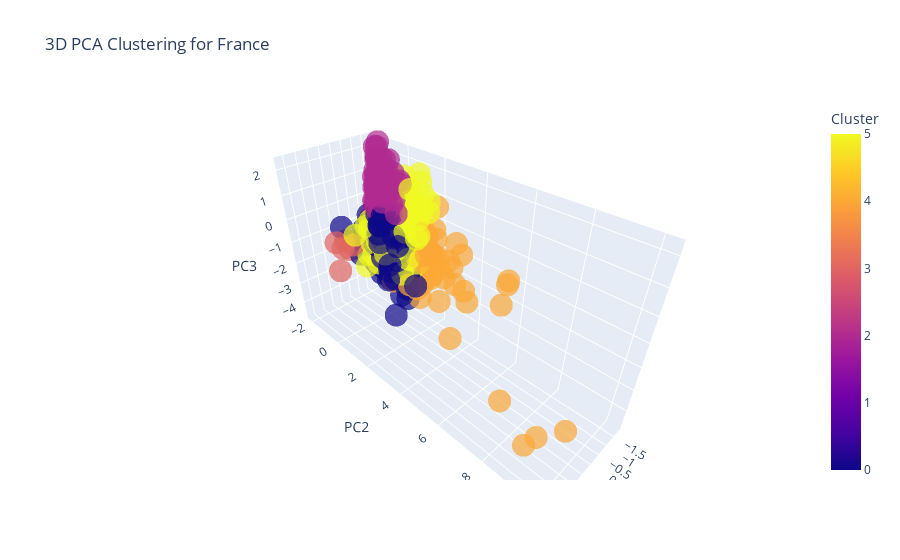
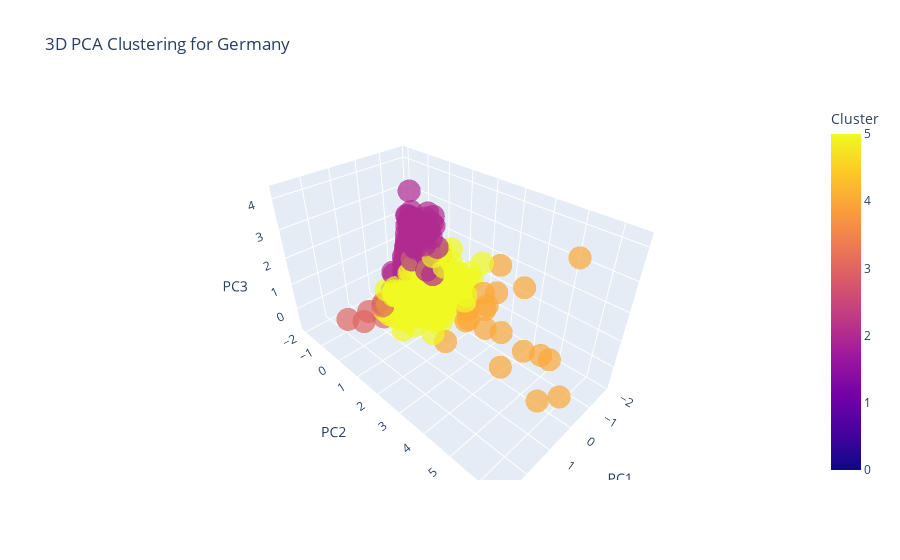
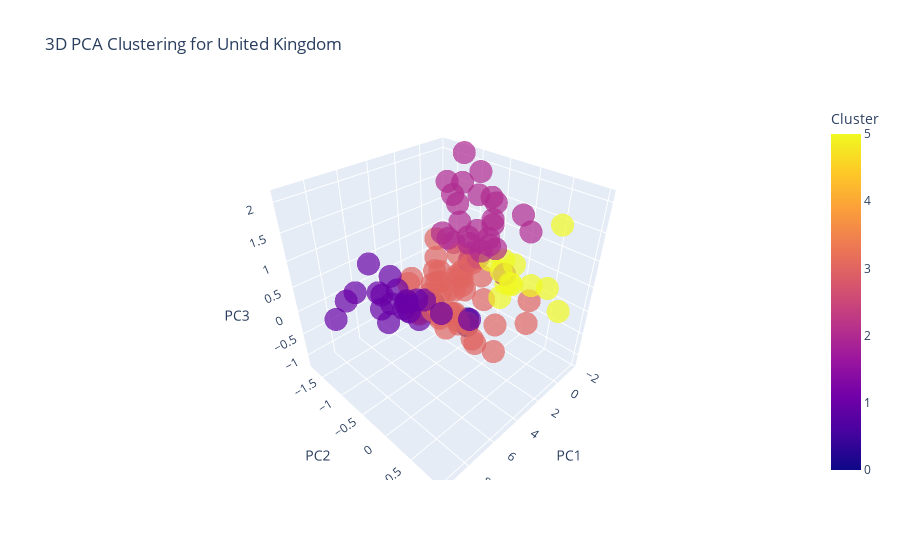
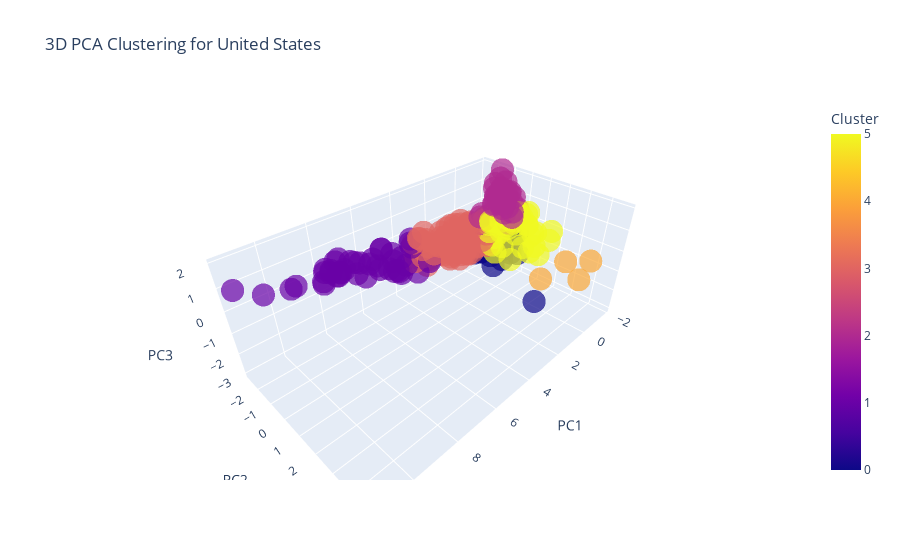

Notebook source saved alongside these figures, in order:
### Code cell
countries = pca_df_with_country['Country'].unique()

for country in countries:
    country_df = pca_df_with_country[pca_df_with_country['Country'] == country]
    fig = px.scatter_3d(
        country_df,
        x='PC1', y='PC2', z='PC3',
        color='Cluster',
        title=f"3D PCA Clustering for {country}",
        opacity=0.7
    )
    fig.show()

### Figure 1 — Plotly figure (JSON) as saved in the notebook; plotly's stock layout.template omitted (floating-point values rounded to 4 significant figures; data arrays with more than 128 entries replaced by an {"elided": "..."} marker saying what was removed)
{"data": [{"hovertemplate": "PC1=%{x}<br>PC2=%{y}<br>PC3=%{z}<br>Cluster=%{marker.color}<extra></extra>", "legendgroup": "", "marker": {"color": {"elided": "720 int values"}, "coloraxis": "coloraxis", "opacity": 0.7, "symbol": "circle"}, "mode": "markers", "name": "", "scene": "scene", "showlegend": false, "type": "scatter3d", "x": {"elided": "720 float values"}, "y": {"elided": "720 float values"}, "z": {"elided": "720 float values"}}], "layout": {"coloraxis": {"colorbar": {"title": {"text": "Cluster"}}, "colorscale": [[0, "#0d0887"], [0.1111, "#46039f"], [0.2222, "#7201a8"], [0.3333, "#9c179e"], [0.4444, "#bd3786"], [0.5556, "#d8576b"], [0.6667, "#ed7953"], [0.7778, "#fb9f3a"], [0.8889, "#fdca26"], [1, "#f0f921"]]}, "legend": {"tracegroupgap": 0}, "scene": {"domain": {"x": [0, 1], "y": [0, 1]}, "xaxis": {"title": {"text": "PC1"}}, "yaxis": {"title": {"text": "PC2"}}, "zaxis": {"title": {"text": "PC3"}}}, "title": {"text": "3D PCA Clustering for France"}}}

### Figure 2 — Plotly figure (JSON) as saved in the notebook; plotly's stock layout.template omitted (floating-point values rounded to 4 significant figures; data arrays with more than 128 entries replaced by an {"elided": "..."} marker saying what was removed)
{"data": [{"hovertemplate": "PC1=%{x}<br>PC2=%{y}<br>PC3=%{z}<br>Cluster=%{marker.color}<extra></extra>", "legendgroup": "", "marker": {"color": {"elided": "446 int values"}, "coloraxis": "coloraxis", "opacity": 0.7, "symbol": "circle"}, "mode": "markers", "name": "", "scene": "scene", "showlegend": false, "type": "scatter3d", "x": {"elided": "446 float values"}, "y": {"elided": "446 float values"}, "z": {"elided": "446 float values"}}], "layout": {"coloraxis": {"colorbar": {"title": {"text": "Cluster"}}, "colorscale": [[0, "#0d0887"], [0.1111, "#46039f"], [0.2222, "#7201a8"], [0.3333, "#9c179e"], [0.4444, "#bd3786"], [0.5556, "#d8576b"], [0.6667, "#ed7953"], [0.7778, "#fb9f3a"], [0.8889, "#fdca26"], [1, "#f0f921"]]}, "legend": {"tracegroupgap": 0}, "scene": {"domain": {"x": [0, 1], "y": [0, 1]}, "xaxis": {"title": {"text": "PC1"}}, "yaxis": {"title": {"text": "PC2"}}, "zaxis": {"title": {"text": "PC3"}}}, "title": {"text": "3D PCA Clustering for Germany"}}}

### Figure 3 — Plotly figure (JSON) as saved in the notebook; plotly's stock layout.template omitted (floating-point values rounded to 4 significant figures)
{"data": [{"hovertemplate": "PC1=%{x}<br>PC2=%{y}<br>PC3=%{z}<br>Cluster=%{marker.color}<extra></extra>", "legendgroup": "", "marker": {"color": [0, 0, 3, 0, 3, 3, 3, 3, 3, 3, 3, 3, 1, 3, 3, 3, 3, 3, 1, 1, 3, 1, 1, 1, 1, 1, 3, 1, 1, 3, 3, 3, 1, 3, 1, 1, 1, 3, 3, 3, 1, 3, 1, 1, 1, 1, 1, 3, 3, 3, 3, 3, 3, 1, 3, 1, 3, 3, 3, 3, 3, 3, 5, 3, 2, 5, 2, 2, 2, 3, 3, 3, 3, 5, 5, 5, 2, 3, 5, 2, 5, 5, 5, 5, 5, 2, 2, 2, 2, 2, 2, 2, 2, 2, 2, 2, 2, 2, 2, 2, 2, 2, 2, 5, 2, 2, 2, 2, 2], "coloraxis": "coloraxis", "opacity": 0.7, "symbol": "circle"}, "mode": "markers", "name": "", "scene": "scene", "showlegend": false, "type": "scatter3d", "x": [0.1741, 0.6863, 1.048, -0.07272, 1.144, 1.692, 1.336, 1.377, 1.419, 1.578, 3.072, 2.846, 4.795, 3.144, 4.025, 2.646, 3.792, 4.156, 4.588, 5.194, 4.363, 4.911, 7.362, 9.472, 6.667, 7.95, 2.622, 6.145, 5.461, 2.925, 2.94, 2.756, 4.601, 1.086, 5.955, 6.933, 5.636, 2.702, 3.869, 3.347, 4.432, 2.985, 5.007, 4.467, 5.626, 4.824, 4.962, 1.973, 1.825, 3.705, 3.517, 3.767, 2.397, 6.334, 3.785, 6.562, 2.253, 3.268, 1.52, 2.362, 1.722, 3.081, 0.9515, 1.857, -0.5734, 0.816, -0.1925, 0.0001788, -0.3166, 2.346, 1.796, 1.357, 2.599, 0.9124, 0.4073, 0.3533, -0.425, 1.781, 0.08604, -0.4869, -0.4928, 0.1459, 0.241, -0.6518, -0.4792, -1.188, -1.474, -0.89, -1.19, -0.4935, -1.47, -1.055, -1.155, -1.559, -1.548, -1.263, -1.389, -1.671, -1.226, -1.351, -1.477, -1.286, -1.175, -1.035, -1.525, -1.405, -1.667, -1.629, -1.507], "y": [-0.7248, -1.411, -0.9249, -0.7687, -0.7058, -1.031, -0.7995, -0.4501, -1.231, -0.5973, 0.3969, 0.01063, -0.8794, -0.5094, -0.8762, -0.08557, -0.4814, -0.8179, -1.351, -1.461, -0.6985, -0.8331, -0.5424, -0.9519, -0.9096, -1.272, -0.4486, -0.2749, -0.7899, -0.8507, -0.6753, -0.9635, -0.9956, -0.8214, -1.113, -1.42, -0.6494, -0.91, -1.122, -1.197, -1.232, -0.6727, -0.633, -0.6171, -0.6671, 0.3057, -0.1594, -0.4718, -0.5493, -0.5514, 0.4675, 0.9636, -0.9318, -0.7631, -0.3153, -1.142, 0.008172, -0.1307, -1.123, -0.831, -0.617, -0.2165, 0.04513, 0.673, -1.235, 0.1072, -0.8084, -0.7384, -0.7934, -0.3905, -1.05, -0.6915, 0.0133, 0.9797, -0.03748, 0.4437, -0.6761, -0.3341, -0.3436, -0.1656, -0.05245, 0.09045, -0.1002, 0.5566, -0.003324, -0.06128, -1.316, -0.5874, -0.8827, -0.3679, -1.372, -1.014, -0.5786, -1.739, -1.595, -0.7935, -0.6191, -1.656, -0.6395, -0.5773, -1.125, -0.6395, 0.09468, 0.5759, -1.288, -0.9239, -1.532, -1.293, -0.9293], "z": [-1.189, -0.9825, -0.8439, -1.083, -0.8916, -0.8775, -0.7322, -0.7404, -0.8235, -0.8247, -0.4601, -0.6171, -0.1745, -0.5858, -0.3341, -0.6229, -0.233, -0.3054, -0.3431, -0.06853, -0.1105, -0.1401, 0.2386, 0.3735, 0.154, 0.2866, -0.2938, 0.278, 0.04531, -0.4411, 0.05751, -0.1562, -0.1008, -0.2335, 0.2078, 0.215, 0.314, 0.08809, 0.146, 0.1408, 0.01783, 0.3207, 0.2596, 0.1846, 0.3197, 0.4575, 0.2831, 0.3684, 0.3382, 0.4745, 0.2386, 0.6612, 0.3249, 0.8391, 0.4729, 0.896, 0.2472, 0.5094, 0.3952, 0.3611, 0.3207, 0.5212, 0.1172, 0.5825, 0.4112, 0.42, 0.267, 0.3902, 0.4264, 0.6039, 0.8513, 0.6671, 0.7699, 0.4229, 0.7545, 0.5143, 0.3794, 0.7226, 0.5577, 0.2806, 0.1481, 0.2951, 0.4874, 0.3784, 0.57, 1.419, 0.7206, 0.7721, 0.7665, 0.7086, 1.091, 0.4415, 1.123, 0.2824, 0.224, 0.3527, 0.975, 1.419, 1.516, 1.422, 0.4837, 0.5538, 1.176, 1.527, 1.538, 1.438, 1.198, 2.084, 1.861]}], "layout": {"coloraxis": {"colorbar": {"title": {"text": "Cluster"}}, "colorscale": [[0, "#0d0887"], [0.1111, "#46039f"], [0.2222, "#7201a8"], [0.3333, "#9c179e"], [0.4444, "#bd3786"], [0.5556, "#d8576b"], [0.6667, "#ed7953"], [0.7778, "#fb9f3a"], [0.8889, "#fdca26"], [1, "#f0f921"]]}, "legend": {"tracegroupgap": 0}, "scene": {"domain": {"x": [0, 1], "y": [0, 1]}, "xaxis": {"title": {"text": "PC1"}}, "yaxis": {"title": {"text": "PC2"}}, "zaxis": {"title": {"text": "PC3"}}}, "title": {"text": "3D PCA Clustering for United Kingdom"}}}

### Figure 4 — Plotly figure (JSON) as saved in the notebook; plotly's stock layout.template omitted (floating-point values rounded to 4 significant figures; data arrays with more than 128 entries replaced by an {"elided": "..."} marker saying what was removed)
{"data": [{"hovertemplate": "PC1=%{x}<br>PC2=%{y}<br>PC3=%{z}<br>Cluster=%{marker.color}<extra></extra>", "legendgroup": "", "marker": {"color": {"elided": "352 int values"}, "coloraxis": "coloraxis", "opacity": 0.7, "symbol": "circle"}, "mode": "markers", "name": "", "scene": "scene", "showlegend": false, "type": "scatter3d", "x": {"elided": "352 float values"}, "y": {"elided": "352 float values"}, "z": {"elided": "352 float values"}}], "layout": {"coloraxis": {"colorbar": {"title": {"text": "Cluster"}}, "colorscale": [[0, "#0d0887"], [0.1111, "#46039f"], [0.2222, "#7201a8"], [0.3333, "#9c179e"], [0.4444, "#bd3786"], [0.5556, "#d8576b"], [0.6667, "#ed7953"], [0.7778, "#fb9f3a"], [0.8889, "#fdca26"], [1, "#f0f921"]]}, "legend": {"tracegroupgap": 0}, "scene": {"domain": {"x": [0, 1], "y": [0, 1]}, "xaxis": {"title": {"text": "PC1"}}, "yaxis": {"title": {"text": "PC2"}}, "zaxis": {"title": {"text": "PC3"}}}, "title": {"text": "3D PCA Clustering for United States"}}}
